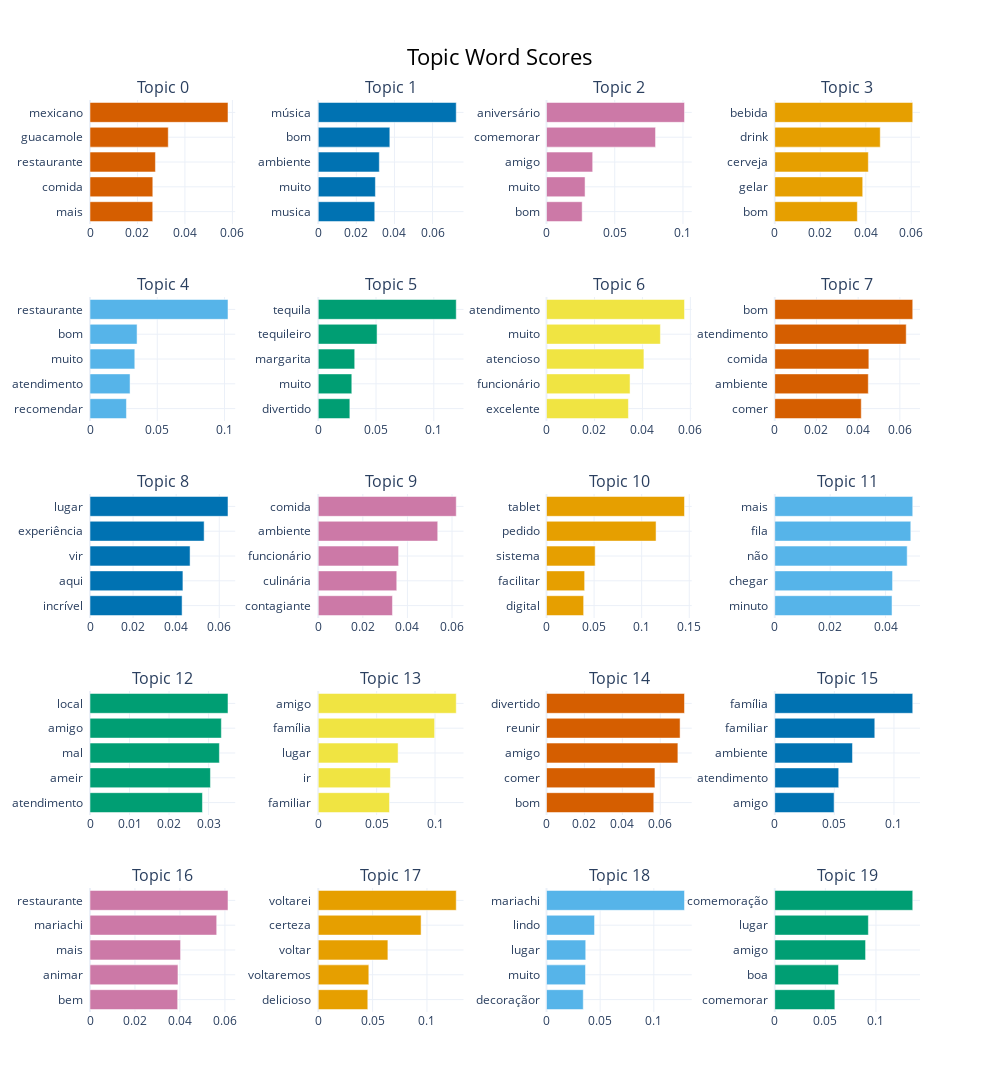

Here is the notebook cell this chart was saved with:
### Markdown cell above
#### Visualização dos tópicos

### Code cell
topic_model.visualize_barchart(top_n_topics=20)

### Figure 1 — Plotly figure (JSON) as saved in the notebook; plotly's stock layout.template omitted (floating-point values rounded to 4 significant figures)
{"data": [{"marker": {"color": "#D55E00"}, "orientation": "h", "type": "bar", "x": [0.02644, 0.02646, 0.02756, 0.03297, 0.05814], "xaxis": "x", "y": ["mais  ", "comida  ", "restaurante  ", "guacamole  ", "mexicano  "], "yaxis": "y"}, {"marker": {"color": "#0072B2"}, "orientation": "h", "type": "bar", "x": [0.02966, 0.03, 0.03205, 0.03758, 0.07243], "xaxis": "x2", "y": ["musica  ", "muito  ", "ambiente  ", "bom  ", "música  "], "yaxis": "y2"}, {"marker": {"color": "#CC79A7"}, "orientation": "h", "type": "bar", "x": [0.02613, 0.02825, 0.03384, 0.07989, 0.1011], "xaxis": "x3", "y": ["bom  ", "muito  ", "amigo  ", "comemorar  ", "aniversário  "], "yaxis": "y3"}, {"marker": {"color": "#E69F00"}, "orientation": "h", "type": "bar", "x": [0.03631, 0.03867, 0.04113, 0.04637, 0.06066], "xaxis": "x4", "y": ["bom  ", "gelar  ", "cerveja  ", "drink  ", "bebida  "], "yaxis": "y4"}, {"marker": {"color": "#56B4E9"}, "orientation": "h", "type": "bar", "x": [0.02708, 0.02978, 0.0333, 0.035, 0.1026], "xaxis": "x5", "y": ["recomendar  ", "atendimento  ", "muito  ", "bom  ", "restaurante  "], "yaxis": "y5"}, {"marker": {"color": "#009E73"}, "orientation": "h", "type": "bar", "x": [0.02734, 0.02903, 0.03155, 0.0509, 0.1194], "xaxis": "x6", "y": ["divertido  ", "muito  ", "margarita  ", "tequileiro  ", "tequila  "], "yaxis": "y6"}, {"marker": {"color": "#F0E442"}, "orientation": "h", "type": "bar", "x": [0.03415, 0.03484, 0.04062, 0.0475, 0.05755], "xaxis": "x7", "y": ["excelente  ", "funcionário  ", "atencioso  ", "muito  ", "atendimento  "], "yaxis": "y7"}, {"marker": {"color": "#D55E00"}, "orientation": "h", "type": "bar", "x": [0.04149, 0.04486, 0.04513, 0.06305, 0.06617], "xaxis": "x8", "y": ["comer  ", "ambiente  ", "comida  ", "atendimento  ", "bom  "], "yaxis": "y8"}, {"marker": {"color": "#0072B2"}, "orientation": "h", "type": "bar", "x": [0.04275, 0.04313, 0.04645, 0.05298, 0.06406], "xaxis": "x9", "y": ["incrível  ", "aqui  ", "vir  ", "experiência  ", "lugar  "], "yaxis": "y9"}, {"marker": {"color": "#CC79A7"}, "orientation": "h", "type": "bar", "x": [0.03328, 0.03521, 0.03604, 0.05358, 0.06189], "xaxis": "x10", "y": ["contagiante  ", "culinária  ", "funcionário  ", "ambiente  ", "comida  "], "yaxis": "y10"}, {"marker": {"color": "#E69F00"}, "orientation": "h", "type": "bar", "x": [0.03903, 0.04006, 0.05114, 0.1151, 0.145], "xaxis": "x11", "y": ["digital  ", "facilitar  ", "sistema  ", "pedido  ", "tablet  "], "yaxis": "y11"}, {"marker": {"color": "#56B4E9"}, "orientation": "h", "type": "bar", "x": [0.04234, 0.04253, 0.0478, 0.04911, 0.04981], "xaxis": "x12", "y": ["minuto  ", "chegar  ", "não  ", "fila  ", "mais  "], "yaxis": "y12"}, {"marker": {"color": "#009E73"}, "orientation": "h", "type": "bar", "x": [0.02845, 0.03047, 0.03273, 0.03323, 0.03491], "xaxis": "x13", "y": ["atendimento  ", "ameir  ", "mal  ", "amigo  ", "local  "], "yaxis": "y13"}, {"marker": {"color": "#F0E442"}, "orientation": "h", "type": "bar", "x": [0.061, 0.0618, 0.06837, 0.09967, 0.1182], "xaxis": "x14", "y": ["familiar  ", "ir  ", "lugar  ", "família  ", "amigo  "], "yaxis": "y14"}, {"marker": {"color": "#D55E00"}, "orientation": "h", "type": "bar", "x": [0.05658, 0.0572, 0.0693, 0.07046, 0.07278], "xaxis": "x15", "y": ["bom  ", "comer  ", "amigo  ", "reunir  ", "divertido  "], "yaxis": "y15"}, {"marker": {"color": "#0072B2"}, "orientation": "h", "type": "bar", "x": [0.04978, 0.05366, 0.06521, 0.08393, 0.1158], "xaxis": "x16", "y": ["amigo  ", "atendimento  ", "ambiente  ", "familiar  ", "família  "], "yaxis": "y16"}, {"marker": {"color": "#CC79A7"}, "orientation": "h", "type": "bar", "x": [0.03899, 0.03912, 0.04028, 0.05635, 0.06137], "xaxis": "x17", "y": ["bem  ", "animar  ", "mais  ", "mariachi  ", "restaurante  "], "yaxis": "y17"}, {"marker": {"color": "#E69F00"}, "orientation": "h", "type": "bar", "x": [0.04556, 0.04652, 0.06404, 0.09459, 0.1269], "xaxis": "x18", "y": ["delicioso  ", "voltaremos  ", "voltar  ", "certeza  ", "voltarei  "], "yaxis": "y18"}, {"marker": {"color": "#56B4E9"}, "orientation": "h", "type": "bar", "x": [0.03424, 0.03634, 0.03654, 0.04476, 0.1286], "xaxis": "x19", "y": ["decoraçãor  ", "muito  ", "lugar  ", "lindo  ", "mariachi  "], "yaxis": "y19"}, {"marker": {"color": "#009E73"}, "orientation": "h", "type": "bar", "x": [0.05937, 0.06296, 0.08973, 0.0925, 0.1363], "xaxis": "x20", "y": ["comemorar  ", "boa  ", "amigo  ", "lugar  ", "comemoração  "], "yaxis": "y20"}], "layout": {"annotations": [{"font": {"size": 16}, "showarrow": false, "text": "Topic 0", "x": 0.0875, "xanchor": "center", "xref": "paper", "y": 1.0, "yanchor": "bottom", "yref": "paper"}, {"font": {"size": 16}, "showarrow": false, "text": "Topic 1", "x": 0.3625, "xanchor": "center", "xref": "paper", "y": 1.0, "yanchor": "bottom", "yref": "paper"}, {"font": {"size": 16}, "showarrow": false, "text": "Topic 2", "x": 0.6375, "xanchor": "center", "xref": "paper", "y": 1.0, "yanchor": "bottom", "yref": "paper"}, {"font": {"size": 16}, "showarrow": false, "text": "Topic 3", "x": 0.9125, "xanchor": "center", "xref": "paper", "y": 1.0, "yanchor": "bottom", "yref": "paper"}, {"font": {"size": 16}, "showarrow": false, "text": "Topic 4", "x": 0.0875, "xanchor": "center", "xref": "paper", "y": 0.784, "yanchor": "bottom", "yref": "paper"}, {"font": {"size": 16}, "showarrow": false, "text": "Topic 5", "x": 0.3625, "xanchor": "center", "xref": "paper", "y": 0.784, "yanchor": "bottom", "yref": "paper"}, {"font": {"size": 16}, "showarrow": false, "text": "Topic 6", "x": 0.6375, "xanchor": "center", "xref": "paper", "y": 0.784, "yanchor": "bottom", "yref": "paper"}, {"font": {"size": 16}, "showarrow": false, "text": "Topic 7", "x": 0.9125, "xanchor": "center", "xref": "paper", "y": 0.784, "yanchor": "bottom", "yref": "paper"}, {"font": {"size": 16}, "showarrow": false, "text": "Topic 8", "x": 0.0875, "xanchor": "center", "xref": "paper", "y": 0.568, "yanchor": "bottom", "yref": "paper"}, {"font": {"size": 16}, "showarrow": false, "text": "Topic 9", "x": 0.3625, "xanchor": "center", "xref": "paper", "y": 0.568, "yanchor": "bottom", "yref": "paper"}, {"font": {"size": 16}, "showarrow": false, "text": "Topic 10", "x": 0.6375, "xanchor": "center", "xref": "paper", "y": 0.568, "yanchor": "bottom", "yref": "paper"}, {"font": {"size": 16}, "showarrow": false, "text": "Topic 11", "x": 0.9125, "xanchor": "center", "xref": "paper", "y": 0.568, "yanchor": "bottom", "yref": "paper"}, {"font": {"size": 16}, "showarrow": false, "text": "Topic 12", "x": 0.0875, "xanchor": "center", "xref": "paper", "y": 0.352, "yanchor": "bottom", "yref": "paper"}, {"font": {"size": 16}, "showarrow": false, "text": "Topic 13", "x": 0.3625, "xanchor": "center", "xref": "paper", "y": 0.352, "yanchor": "bottom", "yref": "paper"}, {"font": {"size": 16}, "showarrow": false, "text": "Topic 14", "x": 0.6375, "xanchor": "center", "xref": "paper", "y": 0.352, "yanchor": "bottom", "yref": "paper"}, {"font": {"size": 16}, "showarrow": false, "text": "Topic 15", "x": 0.9125, "xanchor": "center", "xref": "paper", "y": 0.352, "yanchor": "bottom", "yref": "paper"}, {"font": {"size": 16}, "showarrow": false, "text": "Topic 16", "x": 0.0875, "xanchor": "center", "xref": "paper", "y": 0.136, "yanchor": "bottom", "yref": "paper"}, {"font": {"size": 16}, "showarrow": false, "text": "Topic 17", "x": 0.3625, "xanchor": "center", "xref": "paper", "y": 0.136, "yanchor": "bottom", "yref": "paper"}, {"font": {"size": 16}, "showarrow": false, "text": "Topic 18", "x": 0.6375, "xanchor": "center", "xref": "paper", "y": 0.136, "yanchor": "bottom", "yref": "paper"}, {"font": {"size": 16}, "showarrow": false, "text": "Topic 19", "x": 0.9125, "xanchor": "center", "xref": "paper", "y": 0.136, "yanchor": "bottom", "yref": "paper"}], "height": 1250, "hoverlabel": {"bgcolor": "white", "font": {"family": "Rockwell", "size": 16}}, "showlegend": false, "title": {"font": {"color": "Black", "size": 22}, "text": "Topic Word Scores", "x": 0.5, "xanchor": "center", "yanchor": "top"}, "width": 1000, "xaxis": {"anchor": "y", "domain": [0, 0.175], "showgrid": true}, "xaxis10": {"anchor": "y10", "domain": [0.275, 0.45], "showgrid": true}, "xaxis11": {"anchor": "y11", "domain": [0.55, 0.725], "showgrid": true}, "xaxis12": {"anchor": "y12", "domain": [0.825, 1], "showgrid": true}, "xaxis13": {"anchor": "y13", "domain": [0, 0.175], "showgrid": true}, "xaxis14": {"anchor": "y14", "domain": [0.275, 0.45], "showgrid": true}, "xaxis15": {"anchor": "y15", "domain": [0.55, 0.725], "showgrid": true}, "xaxis16": {"anchor": "y16", "domain": [0.825, 1], "showgrid": true}, "xaxis17": {"anchor": "y17", "domain": [0, 0.175], "showgrid": true}, "xaxis18": {"anchor": "y18", "domain": [0.275, 0.45], "showgrid": true}, "xaxis19": {"anchor": "y19", "domain": [0.55, 0.725], "showgrid": true}, "xaxis2": {"anchor": "y2", "domain": [0.275, 0.45], "showgrid": true}, "xaxis20": {"anchor": "y20", "domain": [0.825, 1], "showgrid": true}, "xaxis3": {"anchor": "y3", "domain": [0.55, 0.725], "showgrid": true}, "xaxis4": {"anchor": "y4", "domain": [0.825, 1], "showgrid": true}, "xaxis5": {"anchor": "y5", "domain": [0, 0.175], "showgrid": true}, "xaxis6": {"anchor": "y6", "domain": [0.275, 0.45], "showgrid": true}, "xaxis7": {"anchor": "y7", "domain": [0.55, 0.725], "showgrid": true}, "xaxis8": {"anchor": "y8", "domain": [0.825, 1], "showgrid": true}, "xaxis9": {"anchor": "y9", "domain": [0, 0.175], "showgrid": true}, "yaxis": {"anchor": "x", "domain": [0.864, 1.0], "showgrid": true}, "yaxis10": {"anchor": "x10", "domain": [0.432, 0.568], "showgrid": true}, "yaxis11": {"anchor": "x11", "domain": [0.432, 0.568], "showgrid": true}, "yaxis12": {"anchor": "x12", "domain": [0.432, 0.568], "showgrid": true}, "yaxis13": {"anchor": "x13", "domain": [0.216, 0.352], "showgrid": true}, "yaxis14": {"anchor": "x14", "domain": [0.216, 0.352], "showgrid": true}, "yaxis15": {"anchor": "x15", "domain": [0.216, 0.352], "showgrid": true}, "yaxis16": {"anchor": "x16", "domain": [0.216, 0.352], "showgrid": true}, "yaxis17": {"anchor": "x17", "domain": [0, 0.136], "showgrid": true}, "yaxis18": {"anchor": "x18", "domain": [0, 0.136], "showgrid": true}, "yaxis19": {"anchor": "x19", "domain": [0, 0.136], "showgrid": true}, "yaxis2": {"anchor": "x2", "domain": [0.864, 1.0], "showgrid": true}, "yaxis20": {"anchor": "x20", "domain": [0, 0.136], "showgrid": true}, "yaxis3": {"anchor": "x3", "domain": [0.864, 1.0], "showgrid": true}, "yaxis4": {"anchor": "x4", "domain": [0.864, 1.0], "showgrid": true}, "yaxis5": {"anchor": "x5", "domain": [0.648, 0.784], "showgrid": true}, "yaxis6": {"anchor": "x6", "domain": [0.648, 0.784], "showgrid": true}, "yaxis7": {"anchor": "x7", "domain": [0.648, 0.784], "showgrid": true}, "yaxis8": {"anchor": "x8", "domain": [0.648, 0.784], "showgrid": true}, "yaxis9": {"anchor": "x9", "domain": [0.432, 0.568], "showgrid": true}}}
